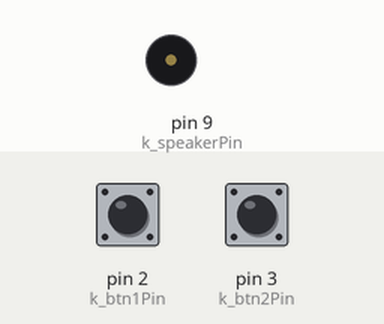
Bench run of a sketch on a simulated Arduino Uno, built with avr-gcc and run on an emulated ATmega328P. Parts: buzzer (waves = sounding). The inputs (shaded band) are chosen by the test bench; at power-on: pin 2 (k_btn1Pin) HIGH, pin 3 (k_btn2Pin) HIGH.

Above: at 1.2 s.
1.3 s: pin 2 (k_btn1Pin) pulled LOW for 0.15 s
At 2.5 s:
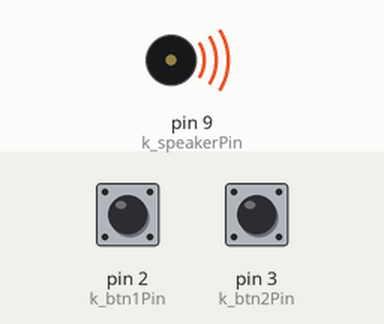
4.4 s: pin 3 (k_btn2Pin) pulled LOW for 3.2 s
Timing chart, 0 to 15.1 s (numbered marks = the images above; inputs shaded):
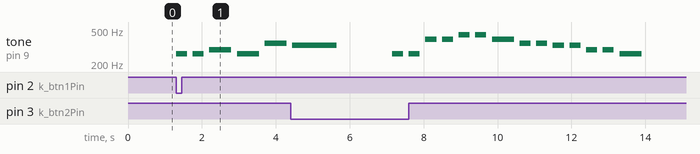

The sketch:

Chap4_2.pde
```cpp
#include "pitches.h"

const int k_speakerPin = 9;
const int k_btn1Pin = 2;
const int k_btn2Pin = 3;

#define NUM_NOTES_TUNE1 7

const int notes_tune1[NUM_NOTES_TUNE1] = // a 0 represents a rest
{
  NOTE_C4, NOTE_C4, NOTE_D4, NOTE_C4,
  NOTE_F4, NOTE_E4, 0
};

const int beats_tune1[NUM_NOTES_TUNE1] = {
  1, 1, 2, 2, 2, 4, 4 };

#define NUM_NOTES_TUNE2 15

const int notes_tune2[NUM_NOTES_TUNE2] = // a 0 represents a rest
{
  NOTE_C4, NOTE_C4, NOTE_G4, NOTE_G4,
  NOTE_A4, NOTE_A4, NOTE_G4, NOTE_F4,
  NOTE_F4, NOTE_E4, NOTE_E4, NOTE_D4,
  NOTE_D4, NOTE_C4, 0
};

const int beats_tune2[NUM_NOTES_TUNE2] = {
  1, 1, 1, 1, 1, 1, 2, 1, 1, 1, 1, 1, 1, 2, 4 };

const int tempo = 300;

void setup()
{
  pinMode(k_speakerPin, OUTPUT);
  pinMode(k_btn1Pin, INPUT);
  pinMode(k_btn2Pin, INPUT);
  digitalWrite(k_btn1Pin, HIGH); // turn on pull-up resistor
  digitalWrite(k_btn2Pin, HIGH); // turn on pull-up resistor
}

void loop()
{
  if(digitalRead(k_btn1Pin) == LOW){
    playTune1();
  }
  if(digitalRead(k_btn2Pin) == LOW){
    playTune2();
  }
}

void playTune1()
{
  for (int i = 0; i < NUM_NOTES_TUNE1; i++) {
    if (notes_tune1[i] == 0) {
      delay(beats_tune1[i] * tempo); // rest
    }
    else {
      ourTone(notes_tune1[i], beats_tune1[i] * tempo);
    }
    // pause between notes
    delay(tempo / 2);
  }
}

void playTune2()
{
  for (int i = 0; i < NUM_NOTES_TUNE2; i++) {
    if (notes_tune2[i] == 0) {
      delay(beats_tune2[i] * tempo); // rest
    }
    else {
      ourTone(notes_tune2[i], beats_tune2[i] * tempo);
    }
    // pause between notes
    delay(tempo / 2);
  }
}

void ourTone(int freq, int duration)
{
  tone(k_speakerPin, freq, duration);
  delay(duration);
  noTone(k_speakerPin);
}
```

pitches.h
```cpp
/*************************************************
 * Public Constants
 *************************************************/

#define NOTE_B0  31
#define NOTE_C1  33
#define NOTE_CS1 35
#define NOTE_D1  37
#define NOTE_DS1 39
#define NOTE_E1  41
#define NOTE_F1  44
#define NOTE_FS1 46
#define NOTE_G1  49
#define NOTE_GS1 52
#define NOTE_A1  55
#define NOTE_AS1 58
#define NOTE_B1  62
#define NOTE_C2  65
#define NOTE_CS2 69
#define NOTE_D2  73
#define NOTE_DS2 78
#define NOTE_E2  82
#define NOTE_F2  87
#define NOTE_FS2 93
#define NOTE_G2  98
#define NOTE_GS2 104
#define NOTE_A2  110
#define NOTE_AS2 117
#define NOTE_B2  123
#define NOTE_C3  131
#define NOTE_CS3 139
#define NOTE_D3  147
#define NOTE_DS3 156
#define NOTE_E3  165
#define NOTE_F3  175
#define NOTE_FS3 185
#define NOTE_G3  196
#define NOTE_GS3 208
#define NOTE_A3  220
#define NOTE_AS3 233
#define NOTE_B3  247
#define NOTE_C4  262
#define NOTE_CS4 277
#define NOTE_D4  294
#define NOTE_DS4 311
#define NOTE_E4  330
#define NOTE_F4  349
#define NOTE_FS4 370
#define NOTE_G4  392
#define NOTE_GS4 415
#define NOTE_A4  440
#define NOTE_AS4 466
#define NOTE_B4  494
#define NOTE_C5  523
#define NOTE_CS5 554
#define NOTE_D5  587
#define NOTE_DS5 622
#define NOTE_E5  659
#define NOTE_F5  698
#define NOTE_FS5 740
#define NOTE_G5  784
#define NOTE_GS5 831
#define NOTE_A5  880
#define NOTE_AS5 932
#define NOTE_B5  988
#define NOTE_C6  1047
#define NOTE_CS6 1109
#define NOTE_D6  1175
#define NOTE_DS6 1245
#define NOTE_E6  1319
#define NOTE_F6  1397
#define NOTE_FS6 1480
#define NOTE_G6  1568
#define NOTE_GS6 1661
#define NOTE_A6  1760
#define NOTE_AS6 1865
#define NOTE_B6  1976
#define NOTE_C7  2093
#define NOTE_CS7 2217
#define NOTE_D7  2349
#define NOTE_DS7 2489
#define NOTE_E7  2637
#define NOTE_F7  2794
#define NOTE_FS7 2960
#define NOTE_G7  3136
#define NOTE_GS7 3322
#define NOTE_A7  3520
#define NOTE_AS7 3729
#define NOTE_B7  3951
#define NOTE_C8  4186
#define NOTE_CS8 4435
#define NOTE_D8  4699
#define NOTE_DS8 4978
```

Measured:
- after the input at 1.3 s, tone on pin 9 (k_speakerPin): plays 262 Hz for 0.30 s, 262 Hz for 0.30 s, 294 Hz for 0.60 s, 262 Hz for 0.60 s, 349 Hz for 0.60 s, starting at once
